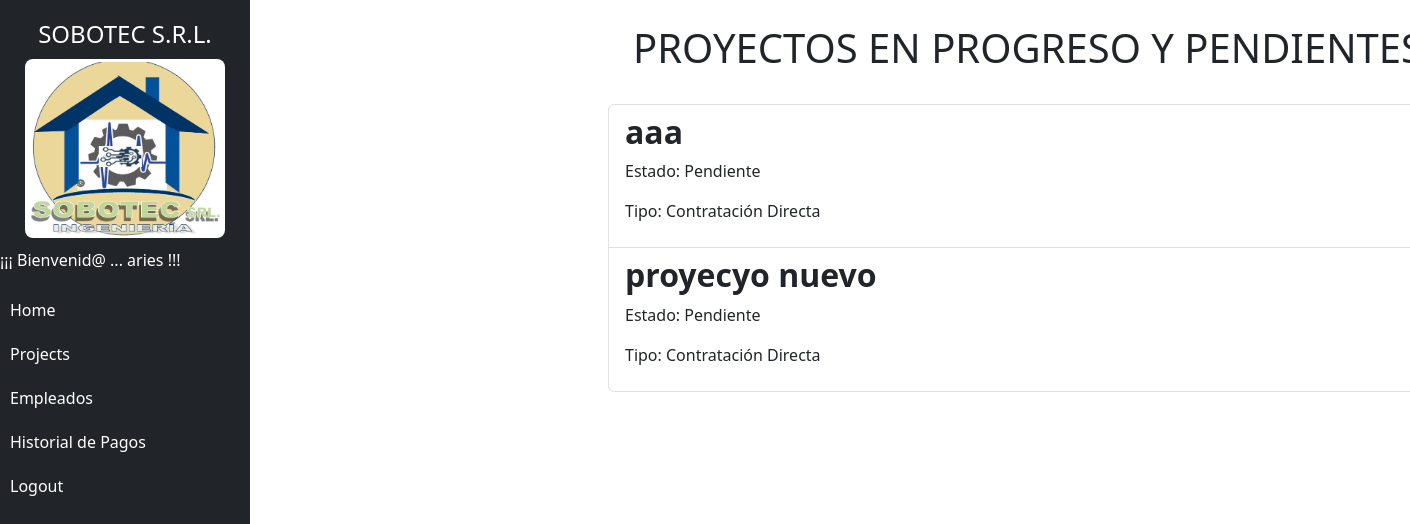
Page /projects/ (signed in) on the earlier database version.
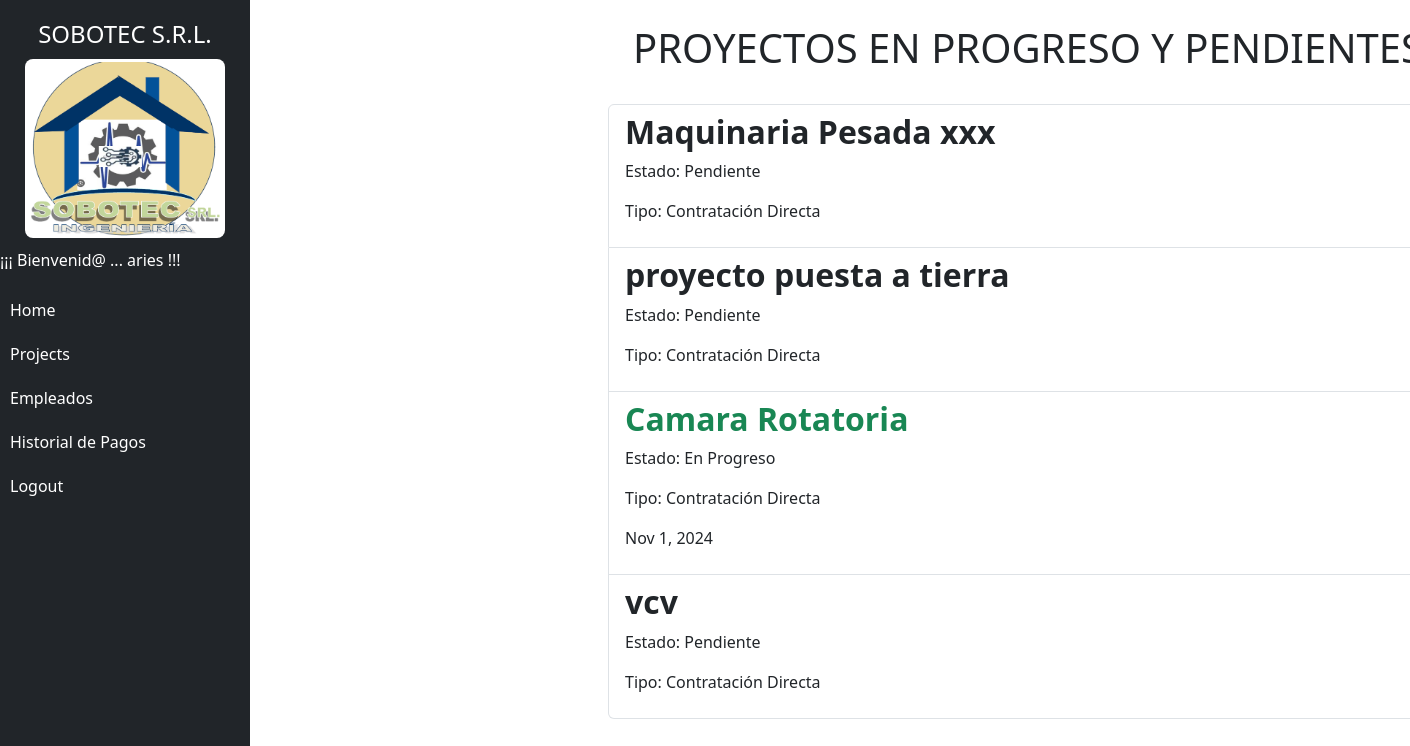
Same page on the later database version.
### projects/models.py (models this page shows, shortened)
class AuditModel(models.Model):
    created = models.DateTimeField(auto_now_add=True, verbose_name="Fecha Creación")
    updated_at = models.DateTimeField(auto_now=True, verbose_name="Fecha Actualización")
    deleted_at = models.DateTimeField(null=True, blank=True, verbose_name="Fecha Eliminación")
    is_active = models.BooleanField(default=True, verbose_name="Activo")
    class Meta:
        abstract = True

class Project(AuditModel):
    PROJECT_STATUS_CHOICES = [
        ('pendiente', 'Pendiente'),         # Pendiente
        ('en_progreso', 'En Progreso'), # En Proceso
        ('completado', 'Completado'),     # Terminado
    ]
    PROJECT_TYPE_CHOICES = [
        ('licitacion', 'Licitación'),            # Licitación
        ('contratacion_directa', 'Contratación Directa'),  # Contratación directa
    ]
    code = models.CharField(max_length=20, unique=True, verbose_name="Proyecto Codigo")
    name = models.CharField(max_length=200, unique=True, verbose_name="Proyecto Nombre")
    description = models.TextField(blank=True, verbose_name="Proyecto Descripcion")
    start_date = models.DateField(verbose_name="Fecha Inicio Proyecto")
    end_date = models.DateField(null=True, blank=True, verbose_name="Fecha Final Proyecto")
    project_status = models.CharField(max_length=20, choices=PROJECT_STATUS_CHOICES, default='pendiente', verbose_name="Proyecto Estado")
    project_type = models.CharField(max_length=30, choices=PROJECT_TYPE_CHOICES, default='contratacion_directa', verbose_name="Proyecto Tipo")
    photo_signed_contract = models.ImageField(upload_to="contrato_firmado",null = True, blank= True, verbose_name="Contrato Firmado")
    photo_proposed_contract = models.ImageField(upload_to="contrato_propueso",null = True, blank= True, verbose_name="Contrato Propuesto")
    user = models.ForeignKey(User, on_delete=models.CASCADE)# Empleado que herede de user
    is_active = models.BooleanField(default=True, verbose_name="Activo")

### projects/views.py (the view)
# urls.py: path('projects/', views.projects, name='projects'),
@login_required
def projects(request):
    projects = Project.objects.filter(user= request.user, project_status__in =['pendiente', 'en_progreso'],
    is_active=True)
    return render(request, 'projects.html', {
        'projects': projects
    })

### projects/templates/projects.html
{% extends 'base.html' %}
{% block content %}
<main class="container">
    <div class="row">
        <div class="col-md-8 offset-md-3">
            <h1 class="text-center display-6 py-4"> PROYECTOS EN PROGRESO Y PENDIENTES
            </h1>
            <ul class="list-group">
                {% for project in projects %}
                <a class="list-group-item" href="{% url 'project_detail' project.id %}">
                    <header class="d-flex justify-content-between">
                        {% if project.project_status == 'pendiente' %}
                        <h2 class="fw-bold">{{project.name}}</h2>
                        {% elif project.project_status == 'en_progreso' %}
                            <h2 class="fw-bold text-success">{{project.name}}</h2>
                        {% else %}
                            <h2 class="fw-bold text-success">{{project.name}}</h2>
                        {% endif %}
                    </header>
                    <p>Estado: {{project.get_project_status_display}}</p>
                    <p>Tipo: {{project.get_project_type_display }}</p>
                    <p>{{project.end_date|date:"M j, Y"}}</p>
                </a>
                {% endfor %}
            </ul>
        </div>
    </div>
</main>
{% endblock %}

Differences in the rows shown:
changed Project: name "aaa" → "Maquinaria Pesada xxx"
changed Project: name "proyecyo nuevo" → "proyecto puesta a tierra"
added Project: name "Camara Rotatoria", project_status "En Progreso", project_type "Contratación Directa", end_date "Nov 1, 2024"
added Project: name "vcv", project_status "Pendiente", project_type "Contratación Directa"
